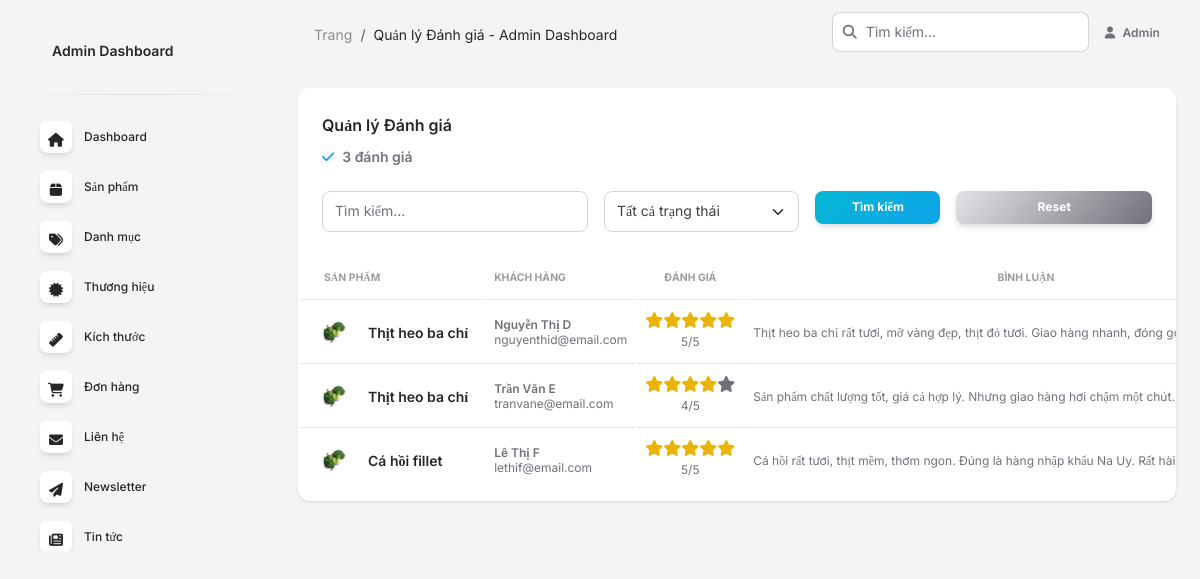
Screenshot of /admin/reviews.php (signed in) with the database file from the repository.
### tables this page shows
CREATE TABLE `reviews` (
  `id` int(11) NOT NULL AUTO_INCREMENT,
  `product_id` int(11) NOT NULL,
  `user_id` int(11) DEFAULT NULL COMMENT 'ID người dùng (NULL nếu khách hàng không đăng nhập)',
  `customer_name` varchar(150) NOT NULL COMMENT 'Tên khách hàng',
  `customer_email` varchar(150) NOT NULL,
  `rating` tinyint(1) NOT NULL DEFAULT 5 COMMENT 'Điểm đánh giá từ 1-5',
  `title` varchar(255) DEFAULT NULL COMMENT 'Tiêu đề đánh giá',
  `comment` text NOT NULL COMMENT 'Nội dung đánh giá',
  `images` text DEFAULT NULL COMMENT 'JSON array: ["image1.jpg", "image2.jpg"]',
  `status` enum('pending','approved','rejected') NOT NULL DEFAULT 'pending',
  `helpful_count` int(11) DEFAULT 0 COMMENT 'Số lượt hữu ích',
  `created_at` timestamp NOT NULL DEFAULT CURRENT_TIMESTAMP,
  `updated_at` timestamp NOT NULL DEFAULT CURRENT_TIMESTAMP ON UPDATE CURRENT_TIMESTAMP,
  PRIMARY KEY (`id`),
  KEY `product_id` (`product_id`),
  KEY `user_id` (`user_id`),
  KEY `status` (`status`),
  KEY `rating` (`rating`),
  FOREIGN KEY (`product_id`) REFERENCES `products`(`id`) ON DELETE CASCADE,
  FOREIGN KEY (`user_id`) REFERENCES `users`(`id`) ON DELETE SET NULL
);

CREATE TABLE `products` (
  `id` int(11) NOT NULL AUTO_INCREMENT,
  `name` varchar(255) NOT NULL,
  `slug` varchar(255) NOT NULL,
  `description` text DEFAULT NULL,
  `short_description` text DEFAULT NULL,
  `price` decimal(10,2) NOT NULL DEFAULT 0.00,
  `sale_price` decimal(10,2) DEFAULT NULL,
  `price_min` decimal(10,2) DEFAULT NULL COMMENT 'Giá tối thiểu (khoảng giá)',
  `price_max` decimal(10,2) DEFAULT NULL COMMENT 'Giá tối đa (khoảng giá)',
  `weight_options` varchar(255) DEFAULT NULL COMMENT 'Các lựa chọn trọng lượng, ví dụ: 1kg,2kg,3kg',
  `promo_heading` varchar(255) DEFAULT NULL COMMENT 'Tiêu đề khuyến mãi',
  `promo_content` text DEFAULT NULL COMMENT 'Nội dung khuyến mãi',
  `sku` varchar(100) DEFAULT NULL,
  `stock` int(11) NOT NULL DEFAULT 0,
  `category` varchar(100) DEFAULT NULL COMMENT 'Tên danh mục (để match với categories.name)',
  `image` varchar(255) DEFAULT NULL,
  `gallery` text DEFAULT NULL COMMENT 'JSON array các ảnh trong gallery',
  `status` enum('active','inactive') NOT NULL DEFAULT 'active',
  `featured` tinyint(1) NOT NULL DEFAULT 0 COMMENT 'Sản phẩm nổi bật',
  `created_at` timestamp NOT NULL DEFAULT CURRENT_TIMESTAMP,
  `updated_at` timestamp NOT NULL DEFAULT CURRENT_TIMESTAMP ON UPDATE CURRENT_TIMESTAMP,
  PRIMARY KEY (`id`),
  UNIQUE KEY `slug` (`slug`),
  KEY `status` (`status`),
  KEY `category` (`category`),
  KEY `featured` (`featured`)
);

### admin/reviews.php (the view, shortened to what this page needs)
<?php
$pageTitle = "Quản lý Đánh giá - Admin Dashboard";
$search = isset($_GET['search']) ? trim($_GET['search']) : '';
$page = isset($_GET['page']) ? (int)$_GET['page'] : 1;
$perPage = 15;
$offset = ($page - 1) * $perPage;
$conn = connectDB();
$where = [];
$params = [];
$types = '';
$whereClause = !empty($where) ? 'WHERE ' . implode(' AND ', $where) : '';
$countSql = "SELECT COUNT(*) as total FROM reviews r
             LEFT JOIN products p ON r.product_id = p.id
             $whereClause";
$countStmt = $conn->prepare($countSql);
$countStmt->execute();
$countResult = $countStmt->get_result();
$totalReviews = $countResult->fetch_assoc()['total'];
$sql = "SELECT r.*, p.name as product_name, p.image as product_image
        FROM reviews r
        LEFT JOIN products p ON r.product_id = p.id
        $whereClause
        ORDER BY r.created_at DESC
        LIMIT ? OFFSET ?";
$stmt = $conn->prepare($sql);
if (!empty($params)) {
    $stmt->bind_param($types . 'ii', ...array_merge($params, [$perPage, $offset]));
} else {
    $stmt->bind_param('ii', $perPage, $offset);
}
$stmt->execute();
$result = $stmt->get_result();
$reviews = [];
while ($row = $result->fetch_assoc()) {
    $reviews[] = $row;
}
?>
<!DOCTYPE html>
<html lang="vi">
<head>
  <link href="../assets/css/nucleo-icons.css" rel="stylesheet" />
  <link href="../assets/css/nucleo-svg.css" rel="stylesheet" />
  <link id="pagestyle" href="../assets/css/soft-ui-dashboard.css?v=1.1.0" rel="stylesheet" />
</head>
<body class="g-sidenav-show bg-gray-100">
  <?php $currentPage = 'reviews'; include 'includes/sidebar.php'; ?>
  <main class="main-content position-relative max-height-vh-100 h-100 border-radius-lg">
    <?php include 'includes/navbar.php'; ?>
    <div class="container-fluid py-4">
      <div class="row">
        <div class="col-12">
          <div class="card">
            <div class="card-header pb-0">
              <div class="row">
                <div class="col-lg-6 col-7">
                  <h6>Quản lý Đánh giá</h6>
                  <p class="text-sm mb-0">
                    <i class="fa fa-check text-info" aria-hidden="true"></i>
                    <span class="font-weight-bold ms-1"><?= $totalReviews ?> đánh giá</span>
                  </p>
                </div>
              </div>
            </div>
            <div class="card-body px-0 pb-2">
              <div class="px-4 pb-3">
                <form method="GET" class="row g-3">
                  <div class="col-md-4">
                    <input type="text" name="search" class="form-control" placeholder="Tìm kiếm..."
                           value="<?= htmlspecialchars($search) ?>">
                  </div>
                  <div class="col-md-3">
                    <select name="status" class="form-select">
                      <option value="">Tất cả trạng thái</option>
                    </select>
                  </div>
                  <div class="col-md-2">
                    <button type="submit" class="btn bg-gradient-info btn-sm w-100">Tìm kiếm</button>
                  </div>
                  <div class="col-md-3">
                    <a href="reviews.php" class="btn bg-gradient-secondary btn-sm w-100">Reset</a>
                  </div>
                </form>
              </div>
              <div class="table-responsive p-0">
                <table class="table align-items-center mb-0">
                  <thead>
                    <tr>
                      <th class="text-uppercase text-secondary text-xxs font-weight-bolder opacity-7">Sản phẩm</th>
                      <th class="text-uppercase text-secondary text-xxs font-weight-bolder opacity-7 ps-2">Khách hàng</th>
                      <th class="text-center text-uppercase text-secondary text-xxs font-weight-bolder opacity-7">Đánh giá</th>
                      <th class="text-center text-uppercase text-secondary text-xxs font-weight-bolder opacity-7">Bình luận</th>
                    </tr>
                  </thead>
                  <tbody>
                    <?php if (empty($reviews)): ?>
                      <tr>
                        <td colspan="7" class="text-center py-4">Không có đánh giá nào</td>
                      </tr>
                    <?php else: ?>
                      <?php
                      foreach ($reviews as $review):
                        $productImg = !empty($review['product_image']) ? '../assets/images/' . $review['product_image'] : '../assets/images/lesterblur__2.jpg';
                      ?>
                      <tr>
                        <td>
                          <div class="d-flex px-2 py-1">
                            <img src="<?= htmlspecialchars($productImg) ?>" class="avatar avatar-sm me-3" alt="<?= htmlspecialchars($review['product_name'] ?? 'N/A') ?>">
                            <div class="d-flex flex-column justify-content-center">
                              <h6 class="mb-0 text-sm"><?= htmlspecialchars($review['product_name'] ?? 'N/A') ?></h6>
                            </div>
                          </div>
                        </td>
                        <td>
                          <p class="text-xs font-weight-bold mb-0"><?= htmlspecialchars($review['customer_name']) ?></p>
                          <?php if (!empty($review['customer_email'])): ?>
                          <p class="text-xs text-secondary mb-0"><?= htmlspecialchars($review['customer_email']) ?></p>
                          <?php endif; ?>
                        </td>
                        <td class="align-middle text-center">
                          <div class="d-flex justify-content-center">
                            <?php for ($i = 1; $i <= 5; $i++): ?>
                              <i class="fas fa-star <?= $i <= $review['rating'] ? 'text-warning' : 'text-secondary' ?>"></i>
                            <?php endfor; ?>
                          </div>
                          <span class="text-xs"><?= $review['rating'] ?>/5</span>
                        </td>
                        <td class="align-middle">
                          <p class="text-xs mb-0"><?= htmlspecialchars(mb_substr($review['comment'] ?? '', 0, 100)) ?><?= mb_strlen($review['comment'] ?? '') > 100 ? '...' : '' ?></p>
                        </td>
                      </tr>
                      <?php endforeach; ?>
                    <?php endif; ?>
                  </tbody>
                </table>
              </div>
            </div>
          </div>
        </div>
      </div>
    </div>
  </main>
</body>
</html>

### admin/includes/sidebar.php (shortened to what this page needs)
<aside class="sidenav navbar navbar-vertical navbar-expand-xs border-0 border-radius-xl my-3 fixed-start ms-3" id="sidenav-main">
  <div class="sidenav-header">
    <a class="navbar-brand m-0" href="index.php">
      <span class="ms-1 font-weight-bold">Admin Dashboard</span>
    </a>
  </div>
  <hr class="horizontal dark mt-0">
  <div class="collapse navbar-collapse w-auto" id="sidenav-collapse-main">
    <ul class="navbar-nav">
      <li class="nav-item">
        <a class="nav-link <?= basename($_SERVER['PHP_SELF']) === 'index.php' ? 'active' : '' ?>" href="index.php">
          <div class="icon icon-shape icon-sm shadow border-radius-md bg-white text-center me-2 d-flex align-items-center justify-content-center">
            <i class="fas fa-home text-dark text-sm opacity-10"></i>
          </div>
          <span class="nav-link-text ms-1">Dashboard</span>
        </a>
      </li>
      <li class="nav-item">
        <a class="nav-link <?= strpos(basename($_SERVER['PHP_SELF']), 'product') !== false ? 'active' : '' ?>" href="products.php">
          <div class="icon icon-shape icon-sm shadow border-radius-md bg-white text-center me-2 d-flex align-items-center justify-content-center">
            <i class="fas fa-box text-dark text-sm opacity-10"></i>
          </div>
          <span class="nav-link-text ms-1">Sản phẩm</span>
        </a>
      </li>
      <li class="nav-item">
        <a class="nav-link <?= strpos(basename($_SERVER['PHP_SELF']), 'categor') !== false ? 'active' : '' ?>" href="categories.php">
          <div class="icon icon-shape icon-sm shadow border-radius-md bg-white text-center me-2 d-flex align-items-center justify-content-center">
            <i class="fas fa-tags text-dark text-sm opacity-10"></i>
          </div>
          <span class="nav-link-text ms-1">Danh mục</span>
        </a>
      </li>
      <li class="nav-item">
        <a class="nav-link <?= strpos(basename($_SERVER['PHP_SELF']), 'brand') !== false ? 'active' : '' ?>" href="brands.php">
          <div class="icon icon-shape icon-sm shadow border-radius-md bg-white text-center me-2 d-flex align-items-center justify-content-center">
            <i class="fas fa-certificate text-dark text-sm opacity-10"></i>
          </div>
          <span class="nav-link-text ms-1">Thương hiệu</span>
        </a>
      </li>
      <li class="nav-item">
        <a class="nav-link <?= strpos(basename($_SERVER['PHP_SELF']), 'size') !== false ? 'active' : '' ?>" href="sizes.php">
          <div class="icon icon-shape icon-sm shadow border-radius-md bg-white text-center me-2 d-flex align-items-center justify-content-center">
            <i class="fas fa-ruler text-dark text-sm opacity-10"></i>
          </div>
          <span class="nav-link-text ms-1">Kích thước</span>
        </a>
      </li>
      <li class="nav-item">
        <a class="nav-link <?= strpos(basename($_SERVER['PHP_SELF']), 'order') !== false ? 'active' : '' ?>" href="orders.php">
          <div class="icon icon-shape icon-sm shadow border-radius-md bg-white text-center me-2 d-flex align-items-center justify-content-center">
            <i class="fas fa-shopping-cart text-dark text-sm opacity-10"></i>
          </div>
          <span class="nav-link-text ms-1">Đơn hàng</span>
        </a>
      </li>
      <li class="nav-item">
        <a class="nav-link <?= strpos(basename($_SERVER['PHP_SELF']), 'contact') !== false ? 'active' : '' ?>" href="contact.php">
          <div class="icon icon-shape icon-sm shadow border-radius-md bg-white text-center me-2 d-flex align-items-center justify-content-center">
            <i class="fas fa-envelope text-dark text-sm opacity-10"></i>
          </div>
          <span class="nav-link-text ms-1">Liên hệ</span>
        </a>
      </li>
      <li class="nav-item">
        <a class="nav-link <?= strpos(basename($_SERVER['PHP_SELF']), 'newsletter') !== false ? 'active' : '' ?>" href="newsletters.php">
          <div class="icon icon-shape icon-sm shadow border-radius-md bg-white text-center me-2 d-flex align-items-center justify-content-center">
            <i class="fas fa-paper-plane text-dark text-sm opacity-10"></i>
          </div>
          <span class="nav-link-text ms-1">Newsletter</span>
        </a>
      </li>
      <li class="nav-item">
        <a class="nav-link <?= strpos(basename($_SERVER['PHP_SELF']), 'news') !== false ? 'active' : '' ?>" href="news.php">
          <div class="icon icon-shape icon-sm shadow border-radius-md bg-white text-center me-2 d-flex align-items-center justify-content-center">
            <i class="fas fa-newspaper text-dark text-sm opacity-10"></i>
          </div>
          <span class="nav-link-text ms-1">Tin tức</span>
        </a>
      </li>
    </ul>
  </div>
</aside>

### admin/includes/navbar.php (shortened to what this page needs)
<nav class="navbar navbar-main navbar-expand-lg px-0 mx-4 shadow-none border-radius-xl" id="navbarBlur" navbar-scroll="true">
  <div class="container-fluid py-1 px-3">
    <nav aria-label="breadcrumb">
      <ol class="breadcrumb bg-transparent mb-0 pb-0 pt-1 px-0 me-sm-6 me-5">
        <li class="breadcrumb-item text-sm"><a class="opacity-5 text-dark" href="index.php">Trang</a></li>
        <li class="breadcrumb-item text-sm text-dark active" aria-current="page"><?= $pageTitle ?? 'Admin' ?></li>
      </ol>
    </nav>
    <div class="collapse navbar-collapse mt-sm-0 mt-2 me-md-0 me-sm-4" id="navbar">
      <div class="ms-md-auto pe-md-3 d-flex align-items-center">
        <div class="input-group">
          <span class="input-group-text text-body"><i class="fas fa-search" aria-hidden="true"></i></span>
          <input type="text" class="form-control" placeholder="Tìm kiếm...">
        </div>
      </div>
      <ul class="navbar-nav justify-content-end">
        <li class="nav-item d-flex align-items-center">
          <a href="javascript:;" class="nav-link text-body font-weight-bold px-0">
            <i class="fa fa-user me-sm-1"></i>
            <span class="d-sm-inline d-none"><?= htmlspecialchars($_SESSION['user_name'] ?? 'Admin') ?></span>
          </a>
        </li>
      </ul>
    </div>
  </div>
</nav>

### assets/css/nucleo-svg.css (style rules this page uses)
.icon { display: inline-block; color: #111111; height: 1em; width: 1em; }
.icon-sm { height: 0.8em; width: 0.8em; }
.icon { fill: currentColor; stroke: none; }

### rows the page displays
reviews: product.image (picture), product.name "Thịt heo ba chỉ", customer_name "Nguyễn Thị D", customer_email "nguyenthid@email.com", rating "5", comment "Thịt heo ba chỉ rất tươi, mỡ vàng đẹp, thịt đỏ tươi. Giao hàng nhanh, đóng…"
reviews: product.image (picture), product.name "Thịt heo ba chỉ", customer_name "Trần Văn E", customer_email "tranvane@email.com", rating "4", comment "Sản phẩm chất lượng tốt, giá cả hợp lý. Nhưng giao hàng hơi chậm một chút."
reviews: product.image (picture), product.name "Cá hồi fillet", customer_name "Lê Thị F", customer_email "lethif@email.com", rating "5", comment "Cá hồi rất tươi, thịt mềm, thơm ngon. Đúng là hàng nhập khẩu Na Uy. Rất hài…"

### other values shown
$pageTitle "Quản lý Đánh giá - Admin Dashboard"
$_SESSION['user_name'] "Admin"
$totalReviews "3"
